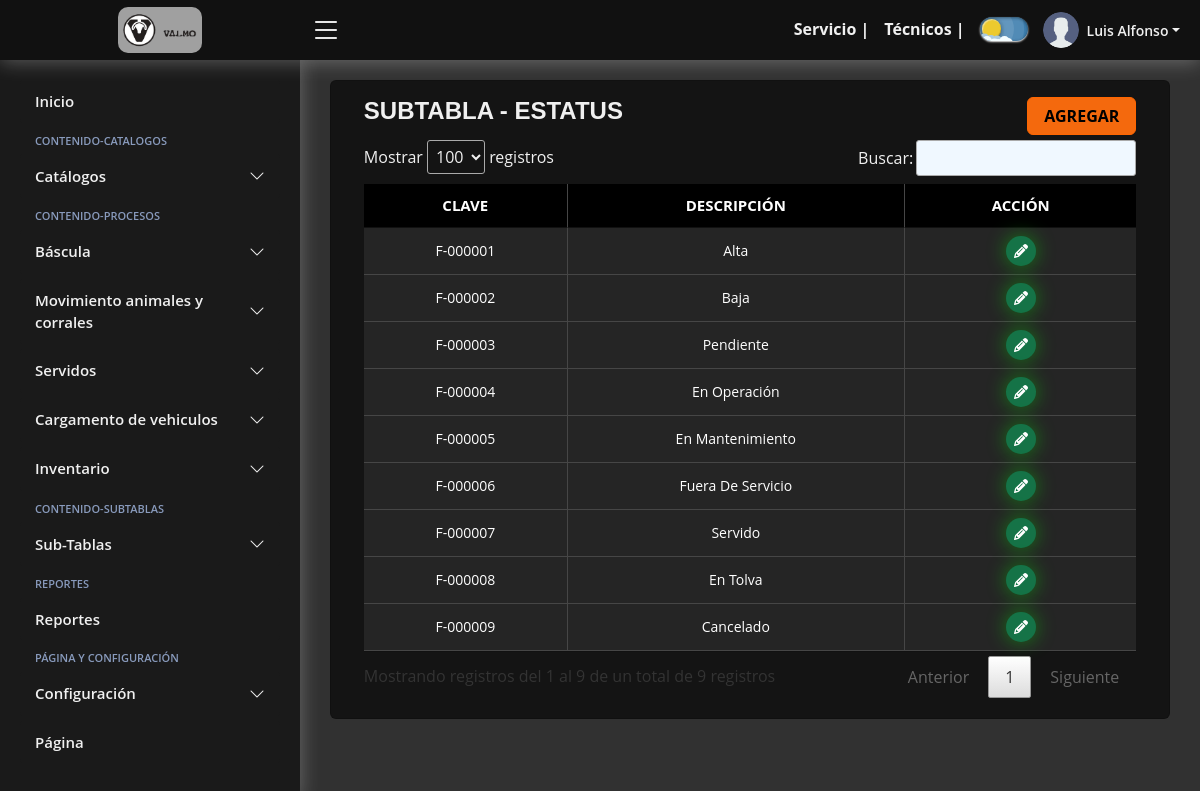
/SubTabla-Estatus/ (signed in), run on the app's committed database.
### Aplicacion/models.py (models this page shows)
class tblEstatus(models.Model):
    ID = models.AutoField(primary_key=True)
    Clave = models.CharField(max_length=15, null=True)
    Descripcion = models.CharField(max_length=150,null=True)

### Aplicacion/CRUD/mostrarSubTabla.py (the view)
# urls.py: path('SubTabla-Estatus/', mostrarSubTabla.TablaEstatus, name='T-Estatus'),
def TablaEstatus(request):
    grupos = grupo_user(request)
    TEstatus = tblEstatus.objects.all()
    ServiciosWeb = servicioActivo()
    return render(request, 'SubTablas/Estatus/index.html',{'grupos': grupos,'ServiciosWeb': ServiciosWeb,
    'TEstatus': TEstatus})

### Aplicacion/views.py (called while the page is built)
@login_required
def grupo_user(request):
    user = request.user
    if user.groups.exists():
        grupo = user.groups.first()
        grupos_user = grupo.name
        grupos = grupos_user
        return grupos

def servicioActivo():
    ServiciosWeb = tblServiciosWeb.objects.get(ID=1)
    FechaDeHoy = date.today().strftime('%Y-%m-%d')
    FechaDeHoy = date.today()
    if ServiciosWeb.FechaVencimiento <= FechaDeHoy:
        fecha_vencimiento = datetime.combine(
            ServiciosWeb.FechaVencimiento, datetime.min.time())
        diferencia = FechaDeHoy - fecha_vencimiento.date()
        dias_pasados = diferencia.days
        EstadoDePago = False
        save_servicio = tblServiciosWeb.objects.get(ID=1)
        save_servicio.EstadoPago = EstadoDePago
        save_servicio.save()
        if ServiciosWeb.EstadoPago == False and dias_pasados == 5:
            Servicios = False
            save_servicio = tblServiciosWeb.objects.get(ID=1)
            save_servicio.Servicio = Servicios
            save_servicio.save()
    return ServiciosWeb

### Aplicacion/templates/SubTablas/Estatus/index.html (shortened to what this page needs)
{% extends "include/header.html" %}
{% load static %}
{% block body %}
{% if ServiciosWeb.Servicio == True or perms.Aplicacion.add_tblserviciosweb %}
<div class="card card-hdr">
    <div class="card-body">
        <div class="row">
            <div class="col-10">
                <h1>SUBTABLA - ESTATUS</h1>
            </div>
            <div class="col-2">
                {% if perms.Aplicacion.add_tblestatus %}
                <a href="{% url 'F-Estatus'%}">
                    <button type="button" class="btn button-add col-12">
                         AGREGAR
                    </button>
                </a>
                {% endif %}
            </div>
        </div>
        {% if perms.Aplicacion.view_tblestatus %}
        <div class="table-responsive py-1">
            <table class="tabla_id">
                <thead>
                    <tr>
                        <th class="th-responsive">CLAVE</th>
                        <th class="th-responsive">DESCRIPCIÓN</th>
                        {% if perms.Aplicacion.change_tblestatus or perms.Aplicacion.delete_tblestatus %}
                        <th class="th-responsive">ACCIÓN</th>
                        {% endif %}
                    </tr>
                </thead>
                <tbody>
                    {% for Estatus in TEstatus %}
                    <tr>
                        <td>
                            {{ Estatus.Clave}}
                        </td>
                        <td>
                            {{ Estatus.Descripcion}}
                        </td>
                        {% if perms.Aplicacion.change_tblestatus or perms.Aplicacion.delete_tblestatus %}
                        <td>
                            {% if perms.Aplicacion.change_tblestatus %}
                            <a style="display: inline-block;"
                                href="Editar/{{Estatus.ID}}">
                                <button class="edit-button">
                                </button>
                            </a>
                            {% endif %}
                        </td>
                        {% endif %}
                    </tr>
                    {% endfor %}
                </tbody>
            </table>
        </div>
        {% endif %}
    </div>
</div>
{% else %}
<script>
    window.location.href = "{% url 'NoPago' %}";
</script>
{% endif %}
{% endblock %}

### Aplicacion/templates/include/header.html (shortened to what this page needs)
<!DOCTYPE html>
<html lang="es">
<head>
    {% load static %}
    <link rel="stylesheet" href="{% static 'assets/css/jquery.dataTables.min.css' %}">
    <link href="{% static 'assets/vendor/bootstrap/css/bootstrap.min.css' %}" rel="stylesheet">
    <link href="{% static 'assets/vendor/bootstrap-icons/bootstrap-icons.css' %}" rel="stylesheet">
    <link href="{% static 'ruta/select2/select2.min.css' %}" rel="stylesheet" />
    <link href="{% static 'assets/css/style.css' %}" rel="stylesheet">
    <link href="{% static 'assets/css/buttons.css' %}" rel="stylesheet">
</head>
<body>
    <header id="header" class="header fixed-top d-flex align-items-center">
        <div class="d-flex align-items-center justify-content-center">
            <a href="{% url 'Sistema' %}" class="logo d-flex align-items-center">
                <img src="{% static 'assets/img-pages/valmo.png' %}" alt="">
            </a>
            <i class="bi bi-list toggle-sidebar-btn"></i>
        </div>
        <nav class="header-nav ms-auto">
            <ul class="d-flex">
                {% if perms.Aplicacion.add_tbltecnicos or perms.Aplicacion.view_tblserviciosweb %}
                <li class="nav-item dropdown ocultar-top" style="margin: 5px 15px 0 0;">
                    <a class="nav-link collapsed button-top ocultar-top h6-form" href="{% url 'Pagos' %}">
                        Servicio |
                    </a>
                </li>
                {% endif %}
                {% if perms.Aplicacion.add_tbltecnicos or perms.Aplicacion.view_tbltecnicos %}
                <li class="nav-item dropdown ocultar-top" style="margin: 5px 15px 0 0;">
                    <a class="nav-link collapsed ocultar-top h6-form" href="{% url 'TUsuarios' %}">
                        Técnicos |
                    </a>
                </li>
                {% endif %}
                <li class="nav-item dropdown" style="margin: 5px 15px 0 0;">
                    <label class="theme-switch">
                        <div class="theme-switch__container">
                            <div class="theme-switch__clouds"></div>
                            <div class="theme-switch__circle-container">
                                <div class="theme-switch__sun-moon-container">
                                </div>
                            </div>
                        </div>
                    </label>
                </li>
                <li class="nav-item dropdown" style="margin: 0px 20px 0 0;">
                    <a class="nav-link nav-profile d-flex align-items-center pe-0" href="#" data-bs-toggle="dropdown">
                        <img src="{% static 'assets/img/profile-img.png' %}" alt="Profile" class="rounded-circle">
                        <span class="d-none d-md-block dropdown-toggle ps-2">{{user.first_name}}</span>
                    </a>
                </li>
            </ul>
        </nav>
    </header>
    <aside id="sidebar" class="sidebar">
        <ul class="sidebar-nav" id="sidebar-nav">
            <li class="nav-item">
                <a class="nav-link" href="{% url 'Sistema' %}">
                    <span>Inicio</span>
                </a>
            </li>
            <li class="nav-heading">Contenido-Catalogos</li>
            <li class="nav-item">
                <a class="nav-link collapsed" data-bs-target="#components-nav" data-bs-toggle="collapse" href="#">
                    <span>Catálogos</span><i class="bi bi-chevron-down ms-auto"></i>
                </a>
            </li>
            <li class="nav-heading">Contenido-Procesos</li>
            <li class="nav-item">
                <a class="nav-link collapsed" data-bs-target="#forms-bascula" data-bs-toggle="collapse" href="#">
                    <span>Báscula</span><i class="bi bi-chevron-down ms-auto"></i>
                </a>
            </li>
            <li class="nav-item">
                <a class="nav-link collapsed" data-bs-target="#forms-nav" data-bs-toggle="collapse" href="#">
                    <span>Movimiento animales y corrales</span><i class="bi bi-chevron-down ms-auto"></i>
                </a>
            </li>
            <li class="nav-item">
                <a class="nav-link collapsed" data-bs-target="#forms-servidos" data-bs-toggle="collapse" href="#">
                    <span>Servidos</span><i class="bi bi-chevron-down ms-auto"></i>
                </a>
            </li>
            <li class="nav-item">
                <a class="nav-link collapsed" data-bs-target="#forms-tolva" data-bs-toggle="collapse" href="#">
                    <span>Cargamento de vehiculos</span><i class="bi bi-chevron-down ms-auto"></i>
                </a>
            </li>
            <li class="nav-item">
                <a class="nav-link collapsed" data-bs-target="#forms-inventario" data-bs-toggle="collapse" href="#">
                    <span>Inventario</span><i class="bi bi-chevron-down ms-auto"></i>
                </a>
            </li>
            <li class="nav-heading">Contenido-SubTablas</li>
            <li class="nav-item">
                <a class="nav-link collapsed" data-bs-target="#subtables-nav" data-bs-toggle="collapse" href="#">
                    <span>Sub-Tablas</span><i class="bi bi-chevron-down ms-auto"></i>
                </a>
            </li>
            {% if perms.auth.add_user %}
            <li class="nav-heading">Reportes</li>
            <li class="nav-item">
                <a class="nav-link collapsed" href="{% url 'Reportes' %}">
                    <span>Reportes</span>
                </a>
            </li>
            {% endif %}
            <li class="nav-heading">Página y Configuración</li>
            <li class="nav-item">
                <a class="nav-link collapsed" data-bs-target="#tables-nav" data-bs-toggle="collapse" href="#">
                    <span>Configuración</span><i class="bi bi-chevron-down ms-auto"></i>
                </a>
            </li>
            <li class="nav-item">
                <a class="nav-link collapsed" href="{% url 'Inicio' %}">
                    <span>Página</span>
                </a>
            </li>
        </ul>
    </aside>
    <main id="main" class="main">
        <div class="pagetitle">
            {% if user.is_authenticated %}
            {% block body %}
            {% endblock %}
            {% else %}
            <script>
                window.location.href = "{% url 'Login' %}";
            </script>
            {% endif %}
        </div>
    </main>
</body>
</html>

### static/assets/css/buttons.css (style rules this page uses)
.theme-switch { --toggle-size: 16px; --container-width: 3em; --container-height: 1.5em; --container-radius: 3em; --container-light-bg: #3D7EAE; --container-night-bg: #1D1F2C; --circle-container-diameter: 1.5em; --sun-moon-diameter: 1.2em; --sun-bg: #ECCA2F; --moon-bg: #C4C9D1; --spot-color: #959DB1; --circle-container-offset: 0; --stars-color: #fff; --clouds-color: #F3FDFF; --back-clouds-color: #AACADF; --transition: .5s cubic-bezier(0, -0.02, 0.4, 1.25); --circle-transition: .3s cubic-bezier(0, -0.02, 0.35, 1.17); }
.theme-switch, .theme-switch *, .theme-switch *::before, .theme-switch *::after { box-sizing: border-box; margin: 0; padding: 0; font-size: var(--toggle-size); }
.theme-switch__container { width: var(--container-width); height: var(--container-height); background-color: var(--container-light-bg); border-radius: var(--container-radius); overflow: hidden; cursor: pointer; box-shadow: 0em -0.062em 0.062em rgba(0, 0, 0, 0.25), 0em 0.062em 0.125em rgba(255, 255, 255, 0.94); transition: var(--transition); position: relative; }
.theme-switch__container::before { content: ""; position: absolute; z-index: 1; inset: 0; box-shadow: 0em 0.05em 0.187em rgba(0, 0, 0, 0.25) inset, 0em 0.05em 0.187em rgba(0, 0, 0, 0.25) inset; border-radius: var(--container-radius); }
.theme-switch__circle-container { width: var(--circle-container-diameter); height: var(--circle-container-diameter); background-color: rgba(255, 255, 255, 0.1); position: absolute; left: var(--circle-container-offset); top: 50%; transform: translateY(-50%); border-radius: 50%; box-shadow: inset 0 0 0 3.375em rgba(255, 255, 255, 0.1), 0 0 0 0.625em rgba(255, 255, 255, 0.1), 0 0 0 1.25em rgba(255, 255, 255, 0.1); display: flex; transition: var(--circle-transition); pointer-events: none; }
.theme-switch__sun-moon-container { pointer-events: auto; position: relative; z-index: 2; width: var(--sun-moon-diameter); height: var(--sun-moon-diameter); margin: auto; border-radius: 50%; background-color: var(--sun-bg); box-shadow: 0.062em 0.062em 0.062em 0em rgba(254, 255, 239, 0.61) inset, 0em -0.062em 0.062em 0em #a1872a inset; filter: drop-shadow(0.062em 0.125em 0.125em rgba(0, 0, 0, 0.25)) drop-shadow(0em 0.062em 0.125em rgba(0, 0, 0, 0.25)); overflow: hidden; transition: var(--transition); }
.theme-switch__clouds { width: 0.625em; height: 0.625em; background-color: var(--clouds-color); border-radius: 50%; position: absolute; bottom: -0.312em; left: 0.156em; box-shadow: 0.468em 0.156em var(--clouds-color), -0.156em -0.156em var(--back-clouds-color), 0.718em 0.187em var(--clouds-color), 0.25em -0.062em var(--back-clouds-color), 1.093em 0 var(--clouds-color), 0.625em -0.031em var(--back-clouds-color), 1.312em 0.125em var(--clouds-color); transition: var(--transition); z-index: 1; }
.edit-button { width: 30px; height: 30px; border-radius: 50%; background-color: rgba(21, 115, 71); border: none; font-weight: 600; display: flex; align-items: center; justify-content: center; box-shadow: 0px 0px 20px rgba(0, 255, 8, 0.416); cursor: pointer; transition-duration: 0.3s; overflow: hidden; position: relative; text-decoration: none !important; }
.edit-svgIcon { width: 14px; transition-duration: 0.3s; }
.edit-button::before { display: none; content: "Editar"; color: white; transition-duration: 0.3s; font-size: 2px; }

### data on the page
tblEstatus: Clave "F-000001", Descripcion "Alta"
tblEstatus: Clave "F-000002", Descripcion "Baja"
tblEstatus: Clave "F-000003", Descripcion "Pendiente"
tblEstatus: Clave "F-000004", Descripcion "En Operación"
tblEstatus: Clave "F-000005", Descripcion "En Mantenimiento"
tblEstatus: Clave "F-000006", Descripcion "Fuera De Servicio"
tblEstatus: Clave "F-000007", Descripcion "Servido"
tblEstatus: Clave "F-000008", Descripcion "En Tolva"
tblEstatus: Clave "F-000009", Descripcion "Cancelado"

### other printed values
{{ user.first_name }} "Luis Alfonso"
